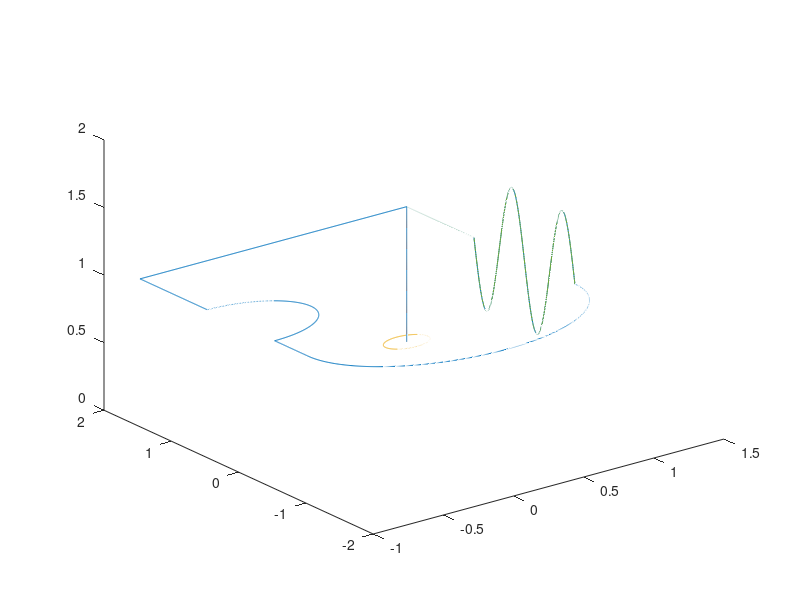

Reproduce this figure in MATLAB. (Note: this script raises an error after producing the figure.)
clear
set(findall(gcf,'-property','FontSize'),'FontSize',13)
set(findall(gcf,'-property','Font'),'Font','Roman')
exportFigures = false;

areaWidth = 2.05; %Width of the flight area
areaHeight = 3.45; %Height of the flight area
courseWidth = .15; %Buffer around route
courseStdHeight = 1; %standard height at which the drone will complete the course
ppRoute = 400; %Points per route segment
startHeight = 0; %Height at which the drone starts and stops its course route
courseScale = 1;

%Matrix definition
%x,y,z,yaw,hold time,checkpoint, ViconAvailable


%Defines the starting point
startPoint = [areaWidth/2 areaHeight/2 courseStdHeight];

%Defines the first set point
firstSetPoint = [startPoint(1)-(areaWidth-courseWidth) startPoint(2) courseStdHeight];
%Generates a number of points from the start point to the first set point
courseToFirstSetPoint = [linspace(startPoint(1),firstSetPoint(1),ppRoute); linspace(startPoint(2),firstSetPoint(2),ppRoute);linspace(startPoint(3),firstSetPoint(3),ppRoute)]';
%Yaw description
yaw1 = 270*ones(ppRoute,1);
%Adds checkpoints
checkPoints = zeros(ppRoute,1);
checkPoints(1) = 1;
checkPoints(ppRoute) = 1;
%StationKeeping [s]
holdTime = zeros(ppRoute,1);
holdTime(1) = 10;
%Vicon available
vicon = ones(ppRoute,1);
%Adds the first part of the course to the total course
totalCourse = [courseToFirstSetPoint yaw1 holdTime checkPoints vicon];

%Defines the second setpoint and generates route from the first to the
%second set point
secondSetPoint = [firstSetPoint(1) firstSetPoint(2)-1 courseStdHeight];
courseToSecondSetPoint = [linspace(firstSetPoint(1),secondSetPoint(1),ppRoute); linspace(firstSetPoint(2),secondSetPoint(2),ppRoute);linspace(firstSetPoint(3),secondSetPoint(3),ppRoute)]';
yaw2 = (yaw1(1)-90)*ones(ppRoute,1);
checkPoints = zeros(ppRoute,1);
checkPoints(1) = 0;
checkPoints(ppRoute) = 1;
holdTime = zeros(ppRoute,1);
totalCourse = [totalCourse; courseToSecondSetPoint yaw2 holdTime checkPoints vicon];

%Defines the first curve in the route, radius is .5 meters
obstacleRadius = .5;
thirdSetPoint = [secondSetPoint(1) secondSetPoint(2)-2*obstacleRadius courseStdHeight];
thirdSetPointPoints = linspace(0,pi,ppRoute);
courseToThirdSetPoint = [secondSetPoint(1)+sin(thirdSetPointPoints)*obstacleRadius; secondSetPoint(2)-obstacleRadius+cos(thirdSetPointPoints)*obstacleRadius; linspace(secondSetPoint(3),thirdSetPoint(3),length(thirdSetPointPoints))]';
yaw3 = yaw2;
totalCourse = [totalCourse; courseToThirdSetPoint yaw3 holdTime checkPoints vicon];

%Generates straight line from the first curve to the second curve
fourthSetPoint = [thirdSetPoint(1) thirdSetPoint(2)-.5 courseStdHeight];
courseToFourthSetPoint = [linspace(thirdSetPoint(1),fourthSetPoint(1),ppRoute); linspace(thirdSetPoint(2),fourthSetPoint(2),ppRoute);linspace(thirdSetPoint(3),fourthSetPoint(3),ppRoute)]';
yaw4 = yaw2;
totalCourse = [totalCourse; courseToFourthSetPoint yaw4 holdTime checkPoints vicon];

%Generates the big curve in the route
bigCurveRadius = abs((fourthSetPoint(1)-startPoint(1))/2);
fifthSetPoint = [fourthSetPoint(1)+2*bigCurveRadius fourthSetPoint(2) courseStdHeight];
fifthSetPointPoints = linspace(pi,2*pi,ppRoute);
courseToFifthSetPoint = [fifthSetPoint(1)-bigCurveRadius+cos(fifthSetPointPoints)*bigCurveRadius; fifthSetPoint(2)+sin(fifthSetPointPoints)*bigCurveRadius; linspace(fourthSetPoint(3),fifthSetPoint(3),length(fifthSetPointPoints))]';
yaw5 = mod(fifthSetPointPoints*180/pi-yaw4(ppRoute),360)';
totalCourse = [totalCourse; courseToFifthSetPoint yaw5 holdTime checkPoints vicon];

%Generates straight movement along the y-axis with oscillation in the
%z-axis
sixthSetPoint = [fifthSetPoint(1) fifthSetPoint(2)+1.5 fifthSetPoint(3)];
pointsForMovements = linspace(0,4*pi,ppRoute);
zMovement = sin(pointsForMovements)*.5+fifthSetPoint(3);
courseToSixthSetPoint = [linspace(fifthSetPoint(1),sixthSetPoint(1),ppRoute);linspace(fifthSetPoint(2),sixthSetPoint(2),ppRoute); zMovement]';
yaw6 = 90*ones(ppRoute,1);
totalCourse = [totalCourse; courseToSixthSetPoint yaw6 holdTime checkPoints vicon];

%Generates route from the end of the oscillations back to the start point
endSetPoint = startPoint;
courseToEndSetPoint = [linspace(sixthSetPoint(1),endSetPoint(1),ppRoute); linspace(sixthSetPoint(2),endSetPoint(2),ppRoute);linspace(sixthSetPoint(3),endSetPoint(3),ppRoute)]';
yaw7 = yaw6;
vicon = zeros(ppRoute,1);
totalCourse = [totalCourse; courseToEndSetPoint yaw7 holdTime checkPoints vicon];


totalCourse = [totalCourse(:,1)*courseScale totalCourse(:,2)*courseScale totalCourse(:,3) totalCourse(:,4) totalCourse(:,5) totalCourse(:,6) totalCourse(:,7)];

%Draws points from start to end 
launchLanding = linspace(startHeight,startPoint(3),ppRoute);
courseToStartPoint = [linspace(startPoint(1)*courseScale,startPoint(1)*courseScale,ppRoute);linspace(startPoint(2)*courseScale,startPoint(2)*courseScale,ppRoute);launchLanding]';
launchYaw = yaw1;
launchHold = zeros(ppRoute,1);
launchCheckPoints = zeros(ppRoute,1); launchCheckPoints(1) = 1;
launchVicon = ones(ppRoute,1);
courseToAdd = [courseToStartPoint launchYaw, launchHold, launchCheckPoints launchVicon];
totalCourse = [courseToAdd; totalCourse];


%Draws takeoff/landing zone
aPoints = linspace(0,2*pi,ppRoute);
circumference = [cos(aPoints)*courseWidth+startPoint(1)*courseScale; sin(aPoints)*courseWidth+startPoint(2)*courseScale; ones(1,length(aPoints))*startHeight]';



%Plots the 3d-plot
figure(1)
plot3(totalCourse(:,1),totalCourse(:,2),totalCourse(:,3))
hold on
plot3(courseToStartPoint(:,1),courseToStartPoint(:,2),courseToStartPoint(:,3));
plot3(circumference(:,1),circumference(:,2),circumference(:,3));
%Linie for no vicon data
% Convert color code to 1-by-3 RGB array (0~1 each)
str = '#77AC30';
color = sscanf(str(2:end),'%2x%2x%2x',[1 3])/255;
plot3(totalCourse(2400:end,1),totalCourse(2400:end,2),totalCourse(2400:end,3),'Color',color)
xlimit =[-2.1 0.2];
ylimit =[-3.5 0.05];


%Draws arrow
p1 = [(startPoint(1)-.5)*courseScale (startPoint(2)+.25)*courseScale startPoint(3)];
p2 = [-1 0 0];
mArrow3(p1,p1+p2*courseScale);


legend('Course','Takeoff/Landing','Takeoff/Landing Site','No Vicon data','Location','best');
%legend('boxoff')
hold off

axis equal
grid on
view(-45,15)

x0=0;
y0=0;
plotwidth=600;
height=300;
set(gcf,'position',[x0,y0,plotwidth,height])

if exportFigures == true
    exportgraphics(gcf,'courseToFollow.pdf','ContentType','vector')
end


%Plots the 2d-plot
figure(2)
plot(totalCourse(:,1),totalCourse(:,2))
hold on
plot(circumference(:,1),circumference(:,2))
plot(totalCourse(2400:end,1),totalCourse(2400:end,2),'Color',color)
xlabel('x-axis [m]');
ylabel('y-axis [m]');
zlabel('z-axis [m]');
legend('Course','Takeoff/Landing Site','No Vicon data','Location','south east');
axis equal
grid on
x0=0;
y0=0;
plotwidth=600;
height=300;
set(gcf,'position',[x0,y0,plotwidth,height])
hold off

if exportFigures == true
   exportgraphics(gcf,'courseToFollowAbove.pdf','ContentType','vector')
end

figure(3)
%draws the line segments in different colors
C = {'r'; 'g'; 'b';'c';'m';'y';'k'}; 
plot(totalCourse(1:ppRoute,1),totalCourse(1:ppRoute,2))
hold on 
for i = 2:7
   x = totalCourse((i-1)*ppRoute:ppRoute*i,1);
   y = totalCourse((i-1)*ppRoute:ppRoute*i,2);
   plot(x, y) 
end
hold off
axis equal
legend('line segment 1','line segment 2','line segment 3','line segment 4','line segment 5','line segment 6','line segment 7')
grid on 

xlabel('x-axis [m]');
ylabel('y-axis [m]');
x0=0;
y0=0;
plotwidth=600;
height=300;
set(gcf,'position',[x0,y0,plotwidth,height])

xlim([-1.5 2.5]);
ylim([-1 2]);

%Writes route description to a csv-file
writematrix(totalCourse,'courseDescriptionHD.csv');

figure(4)
plot(linspace(1,length(totalCourse), length(totalCourse)), totalCourse(:,4))
